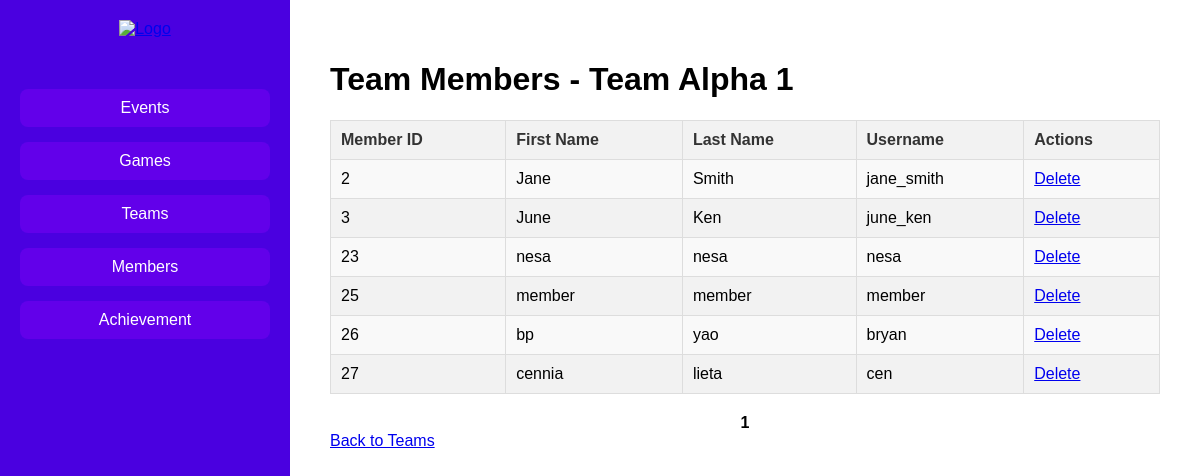
/views/admin/team/team-member-view.php?id=1 (signed in), run on the app's committed database.
### tables this page shows
CREATE TABLE `team` (
  `idteam` int(11) NOT NULL,
  `idgame` int(11) NOT NULL,
  `name` varchar(45) DEFAULT NULL
);

CREATE TABLE `team_members` (
  `idteam` int(11) NOT NULL,
  `idmember` int(11) NOT NULL,
  `description` varchar(75) DEFAULT NULL
);

CREATE TABLE `member` (
  `idmember` int(11) NOT NULL,
  `fname` varchar(45) DEFAULT NULL,
  `lname` varchar(45) DEFAULT NULL,
  `username` varchar(45) DEFAULT NULL,
  `password` varchar(500) DEFAULT NULL,
  `profile` enum('admin','member') DEFAULT NULL
);

### class/parent.php (called while the page is built, shortened)
<?php
class parentClass
{
    public function __construct()
    {
        $this->mysqli = new mysqli(SERVER_NAME, USER_NAME, PASSWORD, DB_NAME);
    }
}

### class/team.php (called while the page is built, shortened)
<?php
require_once("parent.php");
class Team extends ParentClass
{
    public function getTeamById($idteam)
    {
        $sql = "SELECT * FROM team WHERE idteam = ?";
        $stmt = $this->mysqli->prepare($sql);
        $stmt->bind_param("i", $idteam);
        $stmt->execute();
        return $stmt->get_result()->fetch_assoc();
    }
}

### class/team_members.php (called while the page is built, shortened)
<?php
require_once("parent.php");
class TeamMembers extends ParentClass
{
    public function getMembersByTeam($idteam)
    {
        $sql = "SELECT tm.idmember, m.fname, m.lname, m.username
                FROM team_members tm
                JOIN member m ON tm.idmember = m.idmember
                WHERE tm.idteam = ?";
        $stmt = $this->mysqli->prepare($sql);
        $stmt->bind_param("i", $idteam);
        $stmt->execute();
        return $stmt->get_result();
    }
}

### views/admin/team/team-member-view.php (the view, shortened to what this page needs)
<?php
require_once( "../../../class/team_members.php");
require_once( "../../../class/team.php");
require_once("../../paging.php");
$teamMembers = new TeamMembers();
$team = new Team();
$limit = 10;
$no_hal = isset($_GET['page']) ? (int)$_GET['page'] : 1;
if (isset($_GET['id'])) {
    $idteam = $_GET['id'];
    $members = $teamMembers->getMembersByTeam($idteam);
    $total_members = $members->num_rows;
    $teamData = $team->getTeamById($idteam);
    $team_name = $teamData['name'];
} else {
    header("Location: team-view.php");
    exit();
}
?>
<!DOCTYPE html>
<html lang="en">
<head>
    <link rel="stylesheet" href="../../../public/css/style-admin.css">
</head>
<body>
<div class="dashboard-container">
    <div class="sidebar">
        <div class="logo">
            <a href="../dashboard.php"><img src="../../../public/images/logoubaya.png" alt="Logo"></a>
        </div>
        <ul class="nav-links">
            <li><a href="../event/event-view.php">Events</a></li>
            <li><a href="../game/game-view.php">Games</a></li>
            <li><a href="../team/team-view.php">Teams</a></li>
            <li><a href="../member/member-view.php">Members</a></li>
            <li><a href="../achievement/achievement-view.php">Achievement</a></li>
        </ul>
    </div>
    <div class="main-content">
        <h1>Team Members - <?php echo htmlspecialchars($team_name); ?></h1>
        <table class="styled-table">
            <thead>
                <tr>
                    <th>Member ID</th>
                    <th>First Name</th>
                    <th>Last Name</th>
                    <th>Username</th>
                    <th>Actions</th>
                </tr>
            </thead>
            <tbody>
                <?php if ($members->num_rows > 0): ?>
                    <?php while ($row = $members->fetch_assoc()): ?>
                        <tr>
                            <td><?php echo htmlspecialchars($row['idmember']); ?></td>
                            <td><?php echo htmlspecialchars($row['fname']); ?></td>
                            <td><?php echo htmlspecialchars($row['lname']); ?></td>
                            <td><?php echo htmlspecialchars($row['username']); ?></td>
                            <td>
                                <a href="team-member-view.php?id=<?php echo $idteam; ?>&idmember=<?php echo $row['idmember']; ?>&idteam=<?php echo $idteam; ?>" onclick="return confirm('Are you sure you want to remove this member from the team?')">Delete</a>
                            </td>
                        </tr>
                    <?php endwhile; ?>
                <?php else: ?>
                    <tr>
                        <td colspan="5">No members in this team</td>
                    </tr>
                <?php endif; ?>
            </tbody>
        </table>
        <div class="pagination">
            <?php echo generate_page($total_members, $limit, "", $no_hal); ?>
        </div>
        <a href="team-view.php" class="back-button">Back to Teams</a>
    </div>
</div>
</body>
</html>

### public/css/style-admin.css (style rules this page uses)
body { margin: 0; font-family: Arial, sans-serif; background-color: #f4f4f4; }
.dashboard-container { display: flex; height: 100vh; flex-direction: row; }
.sidebar { width: 250px; background-color: #4A00E0; color: white; padding: 20px; display: flex; flex-direction: column; align-items: center; }
.sidebar .logo img { width: 150px; margin-bottom: 20px; }
.nav-links { list-style-type: none; padding: 0; width: 100%; }
.nav-links li { margin: 15px 0; }
.nav-links a { text-decoration: none; color: white; font-size: 16px; display: block; padding: 10px; text-align: center; background-color: #6200ea; border-radius: 8px; transition: background-color 0.3s; }
.main-content { flex-grow: 1; background-color: #ffffff; padding: 40px; }
.styled-table { width: 100%; border-collapse: collapse; margin-bottom: 20px; }
.styled-table th, .styled-table td { padding: 10px; border: 1px solid #dddddd; text-align: left; }
.styled-table thead th { background-color: #f2f2f2; color: #333; }
.styled-table tbody tr { background-color: #f9f9f9; }
.styled-table tbody tr:nth-child(even) { background-color: #f2f2f2; }
.pagination { margin-top: 20px; text-align: center; }
.main-content { padding: 40px; }

### data on the page
team: name "Team Alpha 1"
team_members: idmember "2", idmember.fname "Jane", idmember.lname "Smith", idmember.username "jane_smith"
team_members: idmember "3", idmember.fname "June", idmember.lname "Ken", idmember.username "june_ken"
team_members: idmember "23", idmember.fname "nesa", idmember.lname "nesa", idmember.username "nesa"
team_members: idmember "25", idmember.fname "member", idmember.lname "member", idmember.username "member"
team_members: idmember "26", idmember.fname "bp", idmember.lname "yao", idmember.username "bryan"
team_members: idmember "27", idmember.fname "cennia", idmember.lname "lieta", idmember.username "cen"
